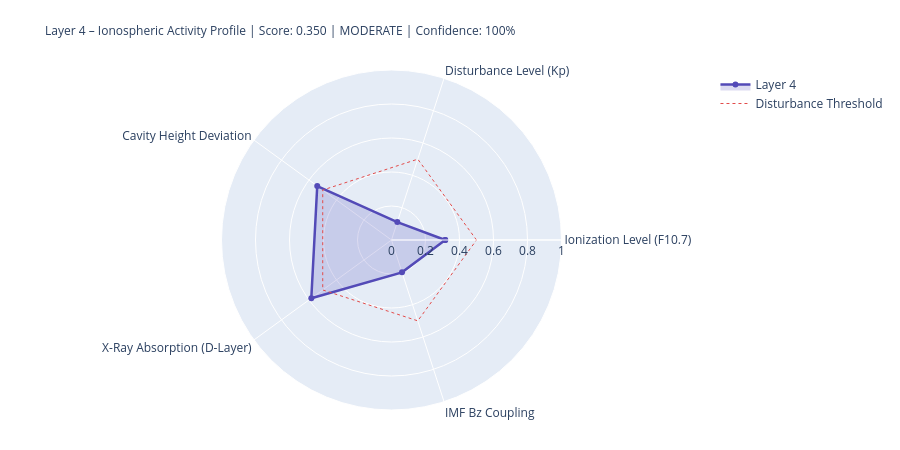

This figure's notebook cell:
### Markdown cell above
---
## 4. State Assessment & Handoff to Layer 5

### Code cell
# ============================================================
# LAYER-4-SCORE
# ============================================================

COMPONENTS = {
    'Ionization Level (F10.7)':    {'score': ioniz,       'source': 'primary' if f107_now else 'from_layer0', 'dynamic': True},
    'Disturbance Level (Kp)':          {'score': disturb,     'source': 'primary' if kp_now   else 'from_layer0', 'dynamic': True},
    'Cavity Height Deviation':    {'score': h_dev,       'source': 'derived',                                'dynamic': True},
    'X-Ray Absorption (D-Layer)':{'score': xray_ioniz,  'source': 'primary' if xray_now else 'missing',     'dynamic': True},
    'IMF Bz Coupling':             {'score': bz_coupling, 'source': 'primary' if bz_now   else 'from_layer0', 'dynamic': True},
}

available    = {k: v['score'] for k, v in COMPONENTS.items() if v['score'] is not None}
unavailable  = [k for k, v in COMPONENTS.items() if v['score'] is None]
layer4_score = round(sum(available.values()) / len(available), 4) if available else None
confidence   = round(len(available) / len(COMPONENTS), 2)
level = ('unknown' if layer4_score is None
         else 'quiet'   if layer4_score < 0.3
         else 'moderate' if layer4_score < 0.6
         else 'active')
dominant_l4 = max(available, key=available.get) if available else 'none'

# Resonance delta for Schumann SR-1
sr1_ref = schumann_freq(1, 80.0)
sr1_now = schumann_freq(1, h_eff)
sr1_delta_mhz = (sr1_now - sr1_ref) * 1000

# Propagation conditions
prop_cond = ('disturbed'   if kp_val > 4
             else 'unsettled' if kp_val > 2
             else 'normal')
if xray_class in ['X', 'M']:
    prop_cond = 'Radio-Blackout moeglich'

W = 68
print('=' * W)
print('LAYER 4 – IONOSPHERE – STATE ASSESSMENT')
print('=' * W)
for name, comp in COMPONENTS.items():
    s = comp['score']
    if s is not None:
        bar = '█' * int(s * 20) + '░' * (20 - int(s * 20))
        print(f'  {name:<36} {bar}  {s:.3f}  [{comp["source"]}]')
    else:
        print(f'  {name:<36} {"─" * 20}  n/a   [missing]')
print('-' * W)
print(f'  Score:          {layer4_score:.3f}  ({len(available)}/{len(COMPONENTS)} components)')
print(f'  Confidence:     {confidence:.0%}')
print(f'  Level:          {level.upper()}')
print(f'  Dominant:       {dominant_l4}')
print(f'  Cavity height:  {h_eff:.1f} km  (Ref: 80.0 km)')
print(f'  SR-1:           {sr1_now:.3f} Hz  (Δ {sr1_delta_mhz:+.1f} mHz vs. ref)')
print(f'  Propagation:    {prop_cond}')
print(f'  X-Ray:          {xray_class}-class  ({xray_now:.2e} W/m²)' if xray_now else '  X-Ray:          n/a')
print('=' * W)

# Radar
cats   = list(available.keys())
vals_r = list(available.values())
if len(cats) >= 3:
    fig = go.Figure()
    fig.add_trace(go.Scatterpolar(
        r=vals_r + [vals_r[0]], theta=cats + [cats[0]],
        fill='toself', fillcolor='rgba(83,74,183,0.20)',
        line=dict(color='#534AB7', width=2.5), name='Layer 4'
    ))
    fig.add_trace(go.Scatterpolar(
        r=[0.5] * (len(cats)+1), theta=cats + [cats[0]],
        line=dict(color='#E24B4A', dash='dot', width=1),
        mode='lines', name='Disturbance Threshold'
    ))
    fig.update_layout(
        title=dict(
            text=f'Layer 4 – Ionospheric Activity Profile | Score: {layer4_score:.3f} | {level.upper()} | Confidence: {confidence:.0%}',
            font=dict(size=12)
        ),
        polar=dict(radialaxis=dict(visible=True, range=[0, 1])),
        height=450, showlegend=True,
        margin=dict(l=80, r=80, t=70, b=40)
    )
    fig.show()

### Figure 1 — Plotly figure (JSON) as saved in the notebook; plotly's stock layout.template omitted (floating-point values rounded to 4 significant figures)
{"data": [{"fill": "toself", "fillcolor": "rgba(83,74,183,0.20)", "line": {"color": "#534AB7", "width": 2.5}, "name": "Layer 4", "r": [0.316, 0.111, 0.54, 0.583, 0.2, 0.316], "theta": ["Ionization Level (F10.7)", "Disturbance Level (Kp)", "Cavity Height Deviation", "X-Ray Absorption (D-Layer)", "IMF Bz Coupling", "Ionization Level (F10.7)"], "type": "scatterpolar"}, {"line": {"color": "#E24B4A", "dash": "dot", "width": 1}, "mode": "lines", "name": "Disturbance Threshold", "r": [0.5, 0.5, 0.5, 0.5, 0.5, 0.5], "theta": ["Ionization Level (F10.7)", "Disturbance Level (Kp)", "Cavity Height Deviation", "X-Ray Absorption (D-Layer)", "IMF Bz Coupling", "Ionization Level (F10.7)"], "type": "scatterpolar"}], "layout": {"height": 450, "margin": {"b": 40, "l": 80, "r": 80, "t": 70}, "polar": {"radialaxis": {"range": [0, 1], "visible": true}}, "showlegend": true, "title": {"font": {"size": 12}, "text": "Layer 4 – Ionospheric Activity Profile | Score: 0.350 | MODERATE | Confidence: 100%"}}}
